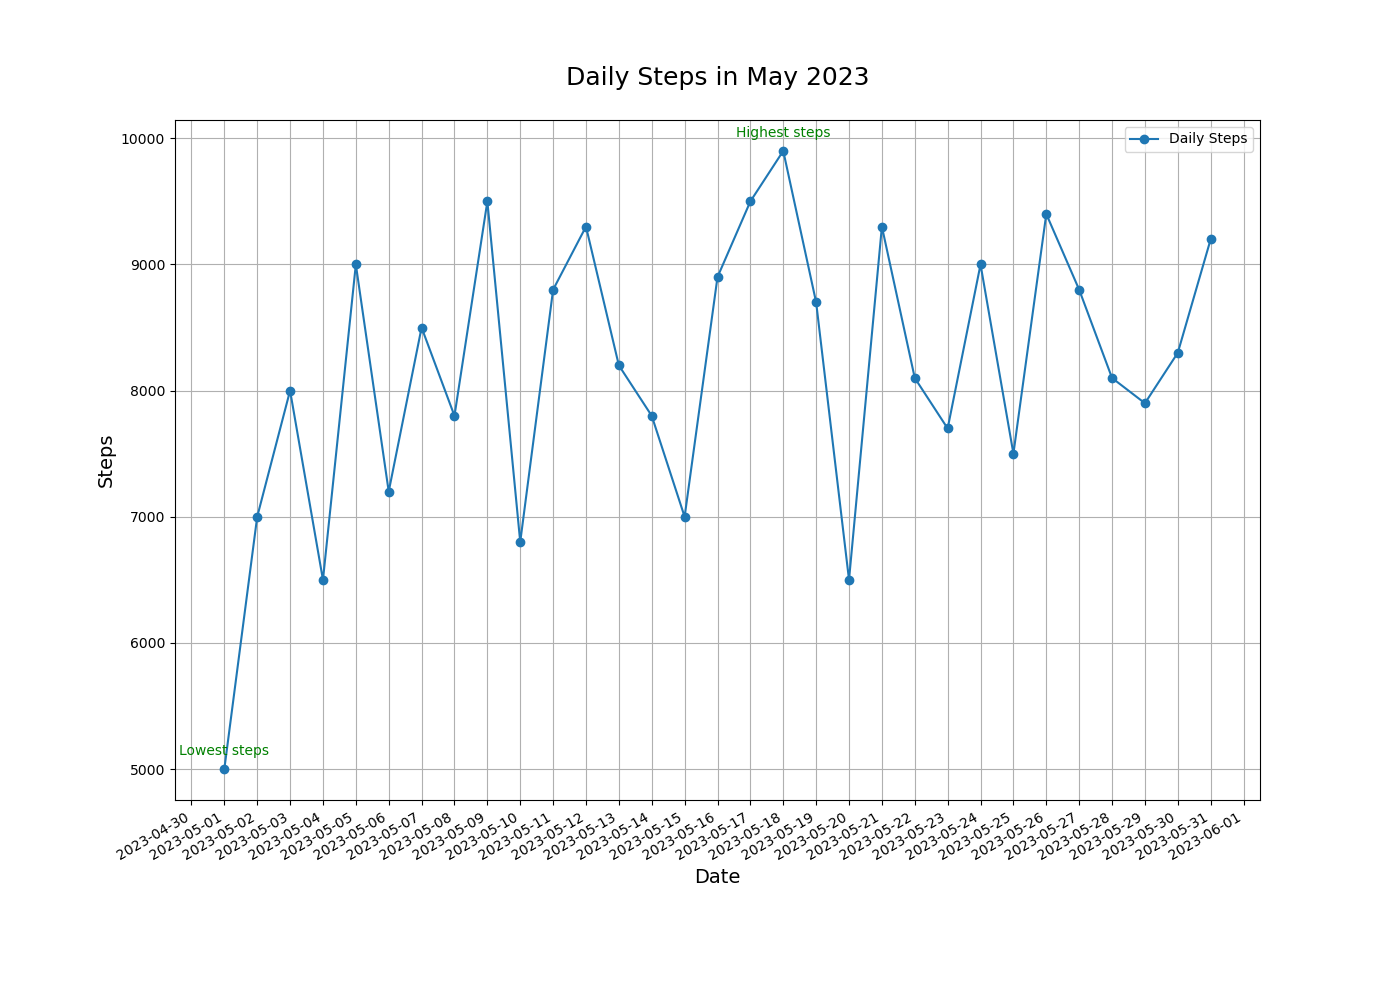

Reproduce this figure in Python.

import matplotlib.pyplot as plt
from matplotlib.dates import DateFormatter
import matplotlib.dates as mdates
import pandas as pd

data = [
    {'Date': '2023-05-01', 'Steps': 5000},
    {'Date': '2023-05-02', 'Steps': 7000},
    {'Date': '2023-05-03', 'Steps': 8000},
    {'Date': '2023-05-04', 'Steps': 6500},
    {'Date': '2023-05-05', 'Steps': 9000},
    {'Date': '2023-05-06', 'Steps': 7200},
    {'Date': '2023-05-07', 'Steps': 8500},
    {'Date': '2023-05-08', 'Steps': 7800},
    {'Date': '2023-05-09', 'Steps': 9500},
    {'Date': '2023-05-10', 'Steps': 6800},
    {'Date': '2023-05-11', 'Steps': 8800},
    {'Date': '2023-05-12', 'Steps': 9300},
    {'Date': '2023-05-13', 'Steps': 8200},
    {'Date': '2023-05-14', 'Steps': 7800},
    {'Date': '2023-05-15', 'Steps': 7000},
    {'Date': '2023-05-16', 'Steps': 8900},
    {'Date': '2023-05-17', 'Steps': 9500},
    {'Date': '2023-05-18', 'Steps': 9900},
    {'Date': '2023-05-19', 'Steps': 8700},
    {'Date': '2023-05-20', 'Steps': 6500},
    {'Date': '2023-05-21', 'Steps': 9300},
    {'Date': '2023-05-22', 'Steps': 8100},
    {'Date': '2023-05-23', 'Steps': 7700},
    {'Date': '2023-05-24', 'Steps': 9000},
    {'Date': '2023-05-25', 'Steps': 7500},
    {'Date': '2023-05-26', 'Steps': 9400},
    {'Date': '2023-05-27', 'Steps': 8800},
    {'Date': '2023-05-28', 'Steps': 8100},
    {'Date': '2023-05-29', 'Steps': 7900},
    {'Date': '2023-05-30', 'Steps': 8300},
    {'Date': '2023-05-31', 'Steps': 9200}
]

df = pd.DataFrame(data)
df['Date'] = pd.to_datetime(df['Date'])
df.sort_values('Date', inplace=True)

plt.figure(figsize=(14, 10))
plt.plot(df['Date'], df['Steps'], label='Daily Steps', color='#1f77b4', linestyle='-', marker='o')
plt.gca().xaxis.set_major_formatter(DateFormatter('%Y-%m-%d'))
plt.gca().xaxis.set_major_locator(mdates.DayLocator(interval=1))
plt.gcf().autofmt_xdate()

plt.title('Daily Steps in May 2023', fontsize=18, pad=25)
plt.xlabel('Date', fontsize=14)
plt.ylabel('Steps', fontsize=14)
plt.legend(loc='upper right')
plt.grid(True)

annotations = {
    '2023-05-18': 'Highest steps',
    '2023-05-01': 'Lowest steps'
}
for date, label in annotations.items():
    plt.annotate(label, (pd.to_datetime(date), df[df['Date'] == pd.to_datetime(date)]['Steps'].values[0]),
                 textcoords="offset points", xytext=(0,10), ha='center', fontsize=10, color='green')

plt.show()
